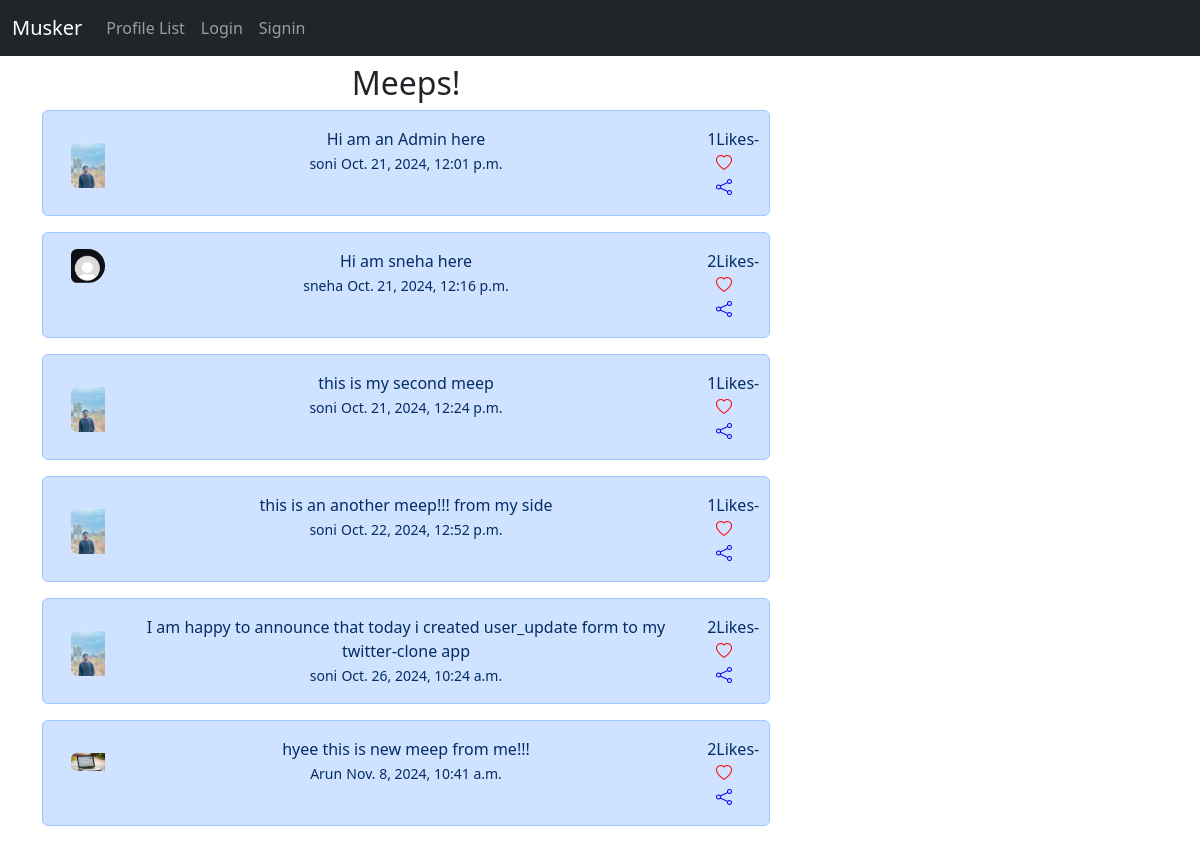
The page / on the database its author committed.
### musker/models.py (models this page shows, shortened)
class Meep(models.Model):
    user = models.ForeignKey(User, related_name='meeps', on_delete=models.DO_NOTHING)
    body = models.CharField(max_length=500)
    created_at = models.DateTimeField(auto_now_add=True)
    likes = models.ManyToManyField(User, related_name='meep_like', blank=True)
    def number_of_likes(self):
        return self.likes.count()

class Profile(models.Model):
    user = models.OneToOneField(User, on_delete=models.CASCADE)
    fallows = models.ManyToManyField("self", related_name='fallowed_by',
                                     symmetrical=False, blank=True)
    date_modified = models.DateTimeField(User, auto_now=True)
    profile_image = models.ImageField(null=True, blank=True, upload_to='images/')
    profile_bio = models.CharField(null=True, blank=True, max_length=500)
    facebook_link = models.CharField(null=True, blank=True, max_length=100)
    instagram_link = models.CharField(null=True, blank=True, max_length=100)
    linkedin_like = models.CharField(null=True, blank=True, max_length=100)

### musker/views.py (the view)
# urls.py: path('',views.home, name='home'),
def home(request):
    if request.user.is_authenticated:
        form = MeepForm(request.POST or None)
        if request.method == 'POST':
            if form.is_valid():
                meep = form.save(commit=False)
                meep.user = request.user
                meep.save()
                return redirect('home')
        meeps = Meep.objects.all().order_by('-id')
        return render(request, 'home.html', {'meeps': meeps, 'form': form})
    else:
        meeps = Meep.objects.all()
        return render(request, 'home.html', {'meeps': meeps})

### musker/templates/home.html (shortened to what this page needs)
{% extends 'base.html' %}
{% load static %}
{% block content %}
<div class="container-fluid text-center row">
    <div class="col-8">
        <h2> Meeps!</h2>
           {% for meep in meeps %}
            <div class="alert alert-primary row" role="alert">
               <div class="col-md-1">
                    {% if meep.user.profile.profile_image %}
                   <img src="{{meep.user.profile.profile_image.url}}" class="img-fluid rounded-start  mt-3" width="50" height="50"   alt="...">
                        {% else %}
                   <img src="{% static 'images/defaultProfile.jpg'  %}" class="img-fluid rounded-start rounded-circle" alt="..." width="50" height="50">
                    {% endif %}
               </div>
                <div class="col-md-10">
                    {{meep.body}}
                    <br>
                    <small>{{meep.user}}</small>
                    <small>{{meep.created_at}}</small>
                </div>
                <div class="col-md-1 text-center ">
                     {{meep.number_of_likes}}Likes-
                    {% if user in meep.likes.all %}
                    <a class="bi bi-heart bg-danger" href="{% url 'meep_like' meep.id %}" style="color:red"></a>
                    {% else %}
                    <a class="bi bi-heart" href="{% url 'meep_like' meep.id %}" style="color:red"></a>
                    {% endif %}
                    <a href="{% url 'meep_show' meep.id %}" class="bi bi-share" style="color:blue"></a>
                </div>
            </div>
           {% endfor %}
    </div>
</div>
{% endblock %}

### rows shown on the page
Meep: user.profile.profile_image (picture), body "Hi am an Admin here", user "soni", created_at "Oct. 21, 2024, 12:01 p.m.", number_of_likes "1"
Meep: body "Hi am sneha here", user "sneha", created_at "Oct. 21, 2024, 12:16 p.m.", number_of_likes "2"
Meep: user.profile.profile_image (picture), body "this is my second meep", user "soni", created_at "Oct. 21, 2024, 12:24 p.m.", number_of_likes "1"
Meep: user.profile.profile_image (picture), body "this is an another meep!!! from my side", user "soni", created_at "Oct. 22, 2024, 12:52 p.m.", number_of_likes "1"
Meep: user.profile.profile_image (picture), body "I am happy to announce that today i created user_update form to my twitter-clone app", user "soni", created_at "Oct. 26, 2024, 10:24 a.m.", number_of_likes "2"
Meep: user.profile.profile_image (picture), body "hyee this is new meep from me!!!", user "Arun", created_at "Nov. 8, 2024, 10:41 a.m.", number_of_likes "2"
